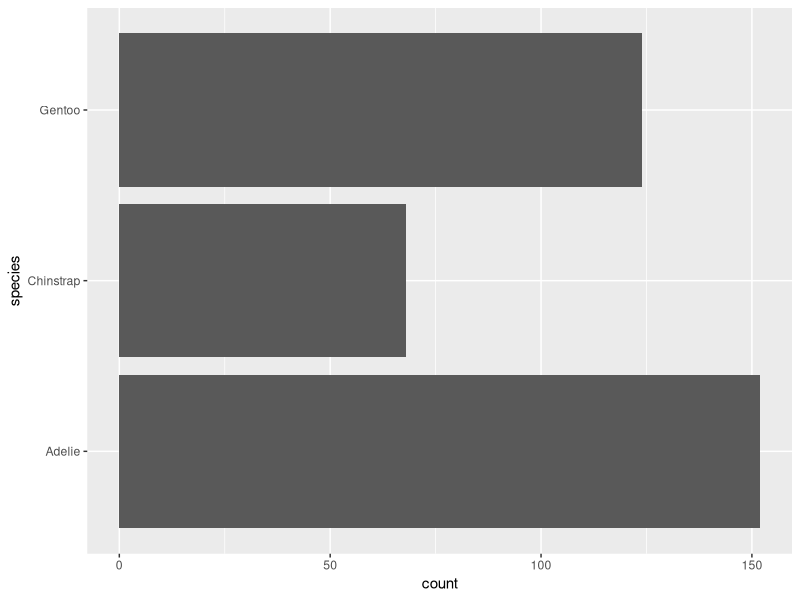
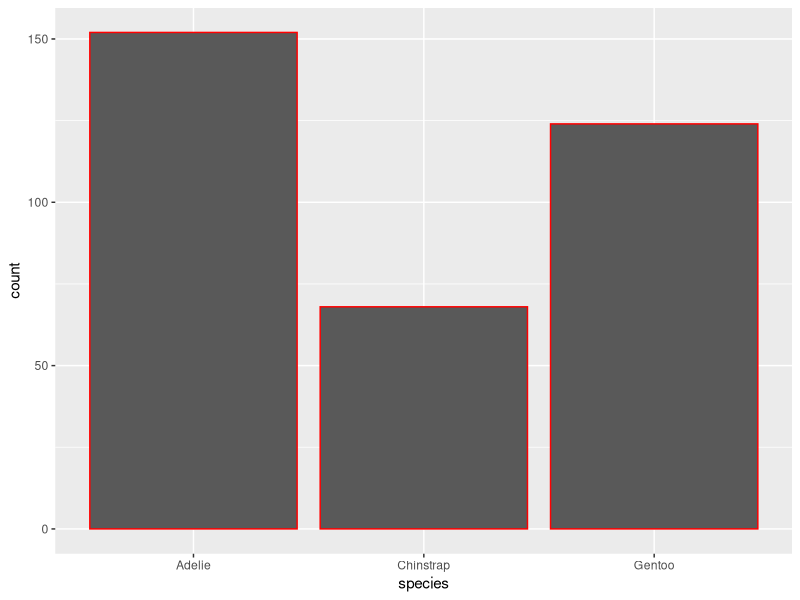
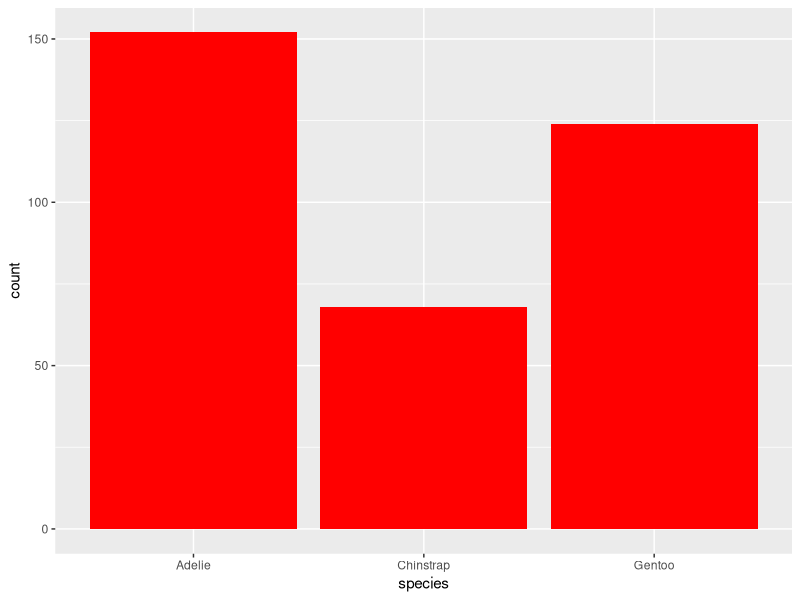
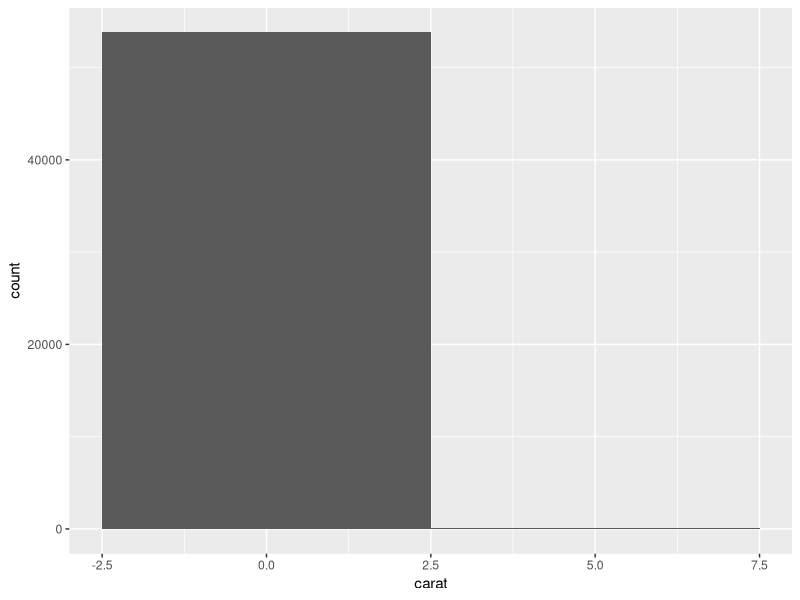

Write R code to recreate these figures, in order.
## ---- chunk 1
library(ggplot2)
library(palmerpenguins)
ggplot(penguins, aes(y=species))+ geom_bar()

## ---- chunk 2
library(ggplot2)
ggplot(penguins, aes(x = species)) +
  geom_bar(color = "red")

ggplot(penguins, aes(x = species)) +
  geom_bar(fill = "red")
## ---- chunk 3
library(ggplot2)
library(tidyverse)


ggplot(diamonds, aes(x=carat))+geom_histogram(binwidth=5)
